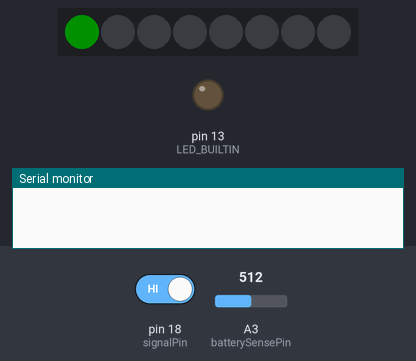
The sketch below on a simulated Arduino Nano, built with avr-gcc and run on an emulated ATmega328P. Parts: 8 RGB LEDs in strip order, left to right, output pins drawn as LEDs (lit = HIGH), the last lines printed to the serial monitor. Inputs (shaded band) come from the test bench; at power-on: pin 18 (signalPin) HIGH, A3 (batterySensePin) = 512. Dim RGB values are drawn brighter than linear.

Above: at 1.7 s.
1.8 s: pin 18 (signalPin) driven LOW
At 2.9 s:
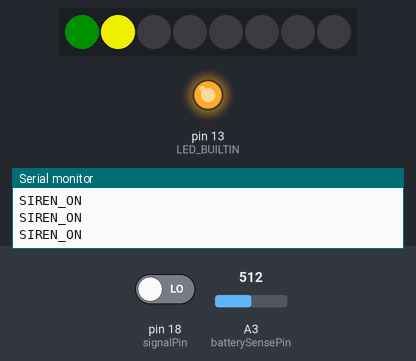
3.3 s: A3 (batterySensePin) set to 60
4.8 s: A3 (batterySensePin) set to 49
At 4.98 s:
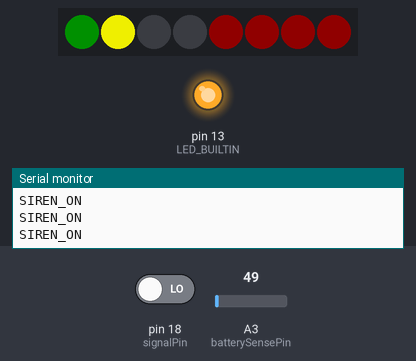
6.5 s: pin 18 (signalPin) driven HIGH
At 6.66 s:
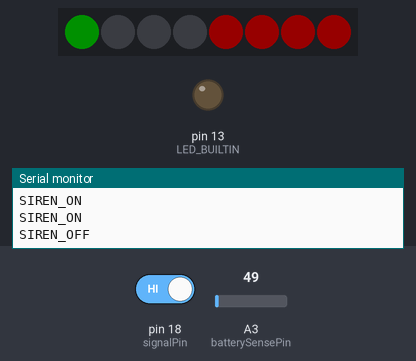
8.2 s: A3 (batterySensePin) set to 716
At 9.7 s:
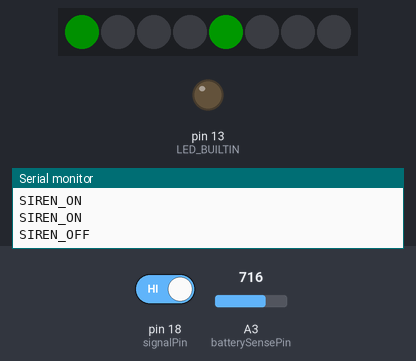
Timing chart, 0 to 10.7 s (numbered marks = the images above; inputs shaded):
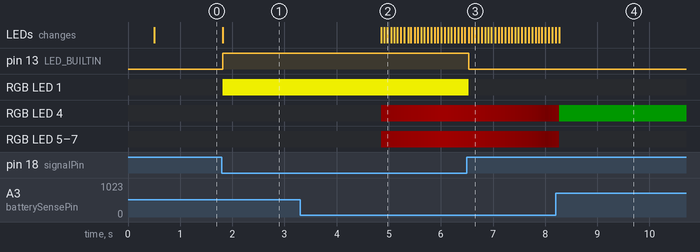

The sketch:

arduino_siren_button.ino
```cpp
// Arduino Every or Nano Siren Button Sketch, using Arduino Screw Terminal Connector
// Add the Adafruit NeoPixel library
// Pin A4 (Pin 18) monitoring: LOW = SIREN_ON (repeat every 0.5s), HIGH = SIREN_OFF
// Connect a pull-up resistor between A4 (Pin 18) and +5V.
// Connect momentary Normally Open (NO) switch between Pin A4 (Pin 18) and Ground (GND).
// Sort your own calibration between voltage divider and actual voltage of battery.
//
// NeoPixel Stick: 8 LEDs, DIN on D2
//
// Battery monitoring:
// For Arduino Nano Every:
//   R1 = 10 kΩ from Battery Positive (+) to A3
//   R2 = 3.3 kΩ from A3 to Ground
// Battery negative, Arduino GND, and voltage divider ground must all be common.
//
// NeoPixel functions:
//   NeoPixel 1: dim green power indicator
//   NeoPixel 2: yellow when siren is active
//   NeoPixel 5: green above 13.2V, yellow from 11.9V to 13.2V
//   NeoPixels 5-8: warning indicators
//
// Battery warning behaviour:
//   No battery detected: LEDs 5-8 slow red breathing.
//   Battery > 14.5V: NeoPixel 5 green.
//   Battery 12.0V to 14.5V: NeoPixel 5 yellow.
//   Battery < 12.0V: 10 second delay, then red alternating warning.
//   Sudden voltage drop > 0.5V: 10 second delay, then red alternating warning.
//   Warning stops once voltage returns to 13.2V or higher.

#include <Adafruit_NeoPixel.h>

const int signalPin = 18;
const int neoPixelPin = 2;
const int numPixels = 8;
const int batterySensePin = A3;

Adafruit_NeoPixel pixels(numPixels, neoPixelPin, NEO_GRB + NEO_KHZ800);

unsigned long lastSirenTime = 0;
const unsigned long SIREN_INTERVAL = 500;

bool sirenActive = false;

int debounceCounter = 0;
int releaseDebounceCounter = 0;

const int DEBOUNCE_THRESHOLD = 3;
const int RELEASE_DEBOUNCE_THRESHOLD = 3;

// Battery voltage divider setup
const float R1 = 10000.0; // ohms
const float R2 = 3300.0;  // ohms
const float ADC_REF_VOLTAGE = 5.0;

// Calibration
// Use 1.0 for no correction.
// Sort your own calibration between voltage divider and actual voltage of battery.
// Previous measured correction was 13.0 / 13.6 = 0.956.
const float BATTERY_CALIBRATION = 0.956;

// Battery warning values
const float HAPPY_VOLTAGE = 13.2;  // pick a voltage just above your battery voltage
const float NOT_HAPPY_VOLTAGE = 11.9;
const float DROP_THRESHOLD = 0.5;
const float NO_VOLTAGE_THRESHOLD = 1.0;

const unsigned long LOW_VOLTAGE_DELAY = 10000;
const unsigned long BATTERY_CHECK_INTERVAL = 100;
const unsigned long BATTERY_FLASH_INTERVAL = 167;

const int NO_VOLTAGE_FADE_TIME = 2000;
const int NO_VOLTAGE_MIN_RED = 1;
const int NO_VOLTAGE_MAX_RED = 32;

const int BATTERY_GREEN_BRIGHTNESS = 24;
const int BATTERY_YELLOW_BRIGHTNESS = 24;

const int BATTERY_ADC_SAMPLES = 8;

float lastVoltage = 0.0;

bool lowVoltagePending = false;
unsigned long lowVoltageStartTime = 0;

bool batteryDropWarning = false;
unsigned long lastBatteryCheckTime = 0;
unsigned long lastBatteryFlashTime = 0;
bool batteryFlashState = false;

bool noVoltageWarning = false;

void setup() {
  pinMode(signalPin, INPUT);
  pinMode(LED_BUILTIN, OUTPUT);

  Serial.begin(9600);
  delay(500);

  pixels.begin();
  pixels.clear();

  // NeoPixel 1: dim green power-on indicator
  pixels.setPixelColor(0, pixels.Color(0, 16, 0));

  // NeoPixel 2: off until siren is active
  pixels.setPixelColor(1, pixels.Color(0, 0, 0));

  clearBatteryWarningPixels();
  pixels.show();

  lastVoltage = readBatteryVoltage();
}

void loop() {
  bool signalState = digitalRead(signalPin);
  unsigned long currentTime = millis();

  if (signalState == LOW) {
    debounceCounter++;
    releaseDebounceCounter = 0;
  } else {
    debounceCounter = 0;
    releaseDebounceCounter++;
  }

  if (debounceCounter == DEBOUNCE_THRESHOLD && !sirenActive) {
    Serial.println("SIREN_ON");

    digitalWrite(LED_BUILTIN, HIGH);

    pixels.setPixelColor(1, pixels.Color(204, 204, 0));
    pixels.show();

    lastSirenTime = currentTime;
    sirenActive = true;
  }

  if (signalState == LOW && sirenActive && (currentTime - lastSirenTime >= SIREN_INTERVAL)) {
    Serial.println("SIREN_ON");
    lastSirenTime = currentTime;

    pinMode(signalPin, OUTPUT);
    digitalWrite(signalPin, HIGH);
    delayMicroseconds(100);
    pinMode(signalPin, INPUT);
  }

  if (releaseDebounceCounter == RELEASE_DEBOUNCE_THRESHOLD && sirenActive) {
    Serial.println("SIREN_OFF");

    digitalWrite(LED_BUILTIN, LOW);

    pixels.setPixelColor(1, pixels.Color(0, 0, 0));
    pixels.show();

    sirenActive = false;
  }

  checkBatteryVoltage();

  if (noVoltageWarning) {
    updateNoVoltageWarning();
  } else if (batteryDropWarning) {
    updateBatteryDropWarning();
  } else {
    updateBatteryStatusLED();
  }

  delay(10);
}

float readBatteryVoltage() {
  long adcTotal = 0;

  for (int i = 0; i < BATTERY_ADC_SAMPLES; i++) {
    adcTotal += analogRead(batterySensePin);
    delayMicroseconds(300);
  }

  float adcAverage = adcTotal / (float)BATTERY_ADC_SAMPLES;
  float pinVoltage = adcAverage * (ADC_REF_VOLTAGE / 1023.0);
  float actualBatteryV = pinVoltage * ((R1 + R2) / R2) * BATTERY_CALIBRATION;

  return actualBatteryV;
}

void checkBatteryVoltage() {
  unsigned long currentTime = millis();

  if (currentTime - lastBatteryCheckTime < BATTERY_CHECK_INTERVAL) {
    return;
  }

  lastBatteryCheckTime = currentTime;

  float actualBatteryV = readBatteryVoltage();

  if (actualBatteryV < NO_VOLTAGE_THRESHOLD) {
    noVoltageWarning = true;
    batteryDropWarning = false;
    lowVoltagePending = false;
    lastVoltage = actualBatteryV;
    return;
  }

  if (noVoltageWarning) {
    clearBatteryWarningPixels();
    pixels.show();
  }

  noVoltageWarning = false;

  if (lastVoltage > 0 && (lastVoltage - actualBatteryV) > DROP_THRESHOLD) {
    lowVoltagePending = true;
    lowVoltageStartTime = currentTime;
  }

  if (actualBatteryV < NOT_HAPPY_VOLTAGE && !lowVoltagePending) {
    lowVoltagePending = true;
    lowVoltageStartTime = currentTime;
  }

  if (lowVoltagePending && actualBatteryV >= HAPPY_VOLTAGE) {
    lowVoltagePending = false;
  }

  if (lowVoltagePending && (currentTime - lowVoltageStartTime >= LOW_VOLTAGE_DELAY)) {
    batteryDropWarning = true;
    lowVoltagePending = false;
    lastBatteryFlashTime = 0;
    batteryFlashState = false;
  }

  lastVoltage = actualBatteryV;
}

void updateBatteryStatusLED() {
  if (noVoltageWarning || batteryDropWarning || lowVoltagePending) {
    return;
  }

  float actualBatteryV = readBatteryVoltage();

  clearBatteryWarningPixels();

  if (actualBatteryV >= HAPPY_VOLTAGE) {
    // NeoPixel 5 green
    pixels.setPixelColor(4, pixels.Color(0, BATTERY_GREEN_BRIGHTNESS, 0));
  } else if (actualBatteryV >= NOT_HAPPY_VOLTAGE) {
    // NeoPixel 5 yellow
    pixels.setPixelColor(4, pixels.Color(BATTERY_YELLOW_BRIGHTNESS, BATTERY_YELLOW_BRIGHTNESS, 0));
  }

  pixels.show();
}

void updateBatteryDropWarning() {
  unsigned long currentTime = millis();

  if (!batteryDropWarning) {
    return;
  }

  float actualBatteryV = readBatteryVoltage();

  if (actualBatteryV >= HAPPY_VOLTAGE) {
    batteryDropWarning = false;
    clearBatteryWarningPixels();
    pixels.show();
    return;
  }

  if (currentTime - lastBatteryFlashTime >= BATTERY_FLASH_INTERVAL) {
    lastBatteryFlashTime = currentTime;
    batteryFlashState = !batteryFlashState;

    if (batteryFlashState) {
      pixels.setPixelColor(6, pixels.Color(255, 0, 0));
      pixels.setPixelColor(7, pixels.Color(255, 0, 0));

      pixels.setPixelColor(4, pixels.Color(0, 0, 0));
      pixels.setPixelColor(5, pixels.Color(0, 0, 0));
    } else {
      pixels.setPixelColor(4, pixels.Color(255, 0, 0));
      pixels.setPixelColor(5, pixels.Color(255, 0, 0));

      pixels.setPixelColor(6, pixels.Color(0, 0, 0));
      pixels.setPixelColor(7, pixels.Color(0, 0, 0));
    }

    pixels.show();
  }
}

void updateNoVoltageWarning() {
  unsigned long currentTime = millis();

  unsigned long cycleTime = NO_VOLTAGE_FADE_TIME * 2UL;
  unsigned long position = currentTime % cycleTime;

  int redBrightness;

  if (position < NO_VOLTAGE_FADE_TIME) {
    redBrightness = map(position, 0, NO_VOLTAGE_FADE_TIME, NO_VOLTAGE_MIN_RED, NO_VOLTAGE_MAX_RED);
  } else {
    redBrightness = map(position - NO_VOLTAGE_FADE_TIME, 0, NO_VOLTAGE_FADE_TIME, NO_VOLTAGE_MAX_RED, NO_VOLTAGE_MIN_RED);
  }

  pixels.setPixelColor(4, pixels.Color(redBrightness, 0, 0));
  pixels.setPixelColor(5, pixels.Color(redBrightness, 0, 0));
  pixels.setPixelColor(6, pixels.Color(redBrightness, 0, 0));
  pixels.setPixelColor(7, pixels.Color(redBrightness, 0, 0));

  pixels.show();
}

void clearBatteryWarningPixels() {
  pixels.setPixelColor(4, pixels.Color(0, 0, 0));
  pixels.setPixelColor(5, pixels.Color(0, 0, 0));
  pixels.setPixelColor(6, pixels.Color(0, 0, 0));
  pixels.setPixelColor(7, pixels.Color(0, 0, 0));
}
```

Measured:
- the behaviour switches between 54 and 53 on A3 (batterySensePin) (found by bisection; images 1 and 2)
- after the input at 1.8 s, pin 13 (LED_BUILTIN): LOW → HIGH at once; RGB LED 1: off → RGB(204, 204, 0) at once; the LEDs: change at once (image 1)
- after the input at 4.8 s, the LEDs: first change after 0.06 s (image 2 shows a later state)
- after the input at 6.5 s, pin 13 (LED_BUILTIN): HIGH → LOW at once; the LEDs: first change at once (image 3 shows a later state)
- after the input at 8.2 s, the LEDs: first differ from a run without the input after 0.07 s (image 4)
